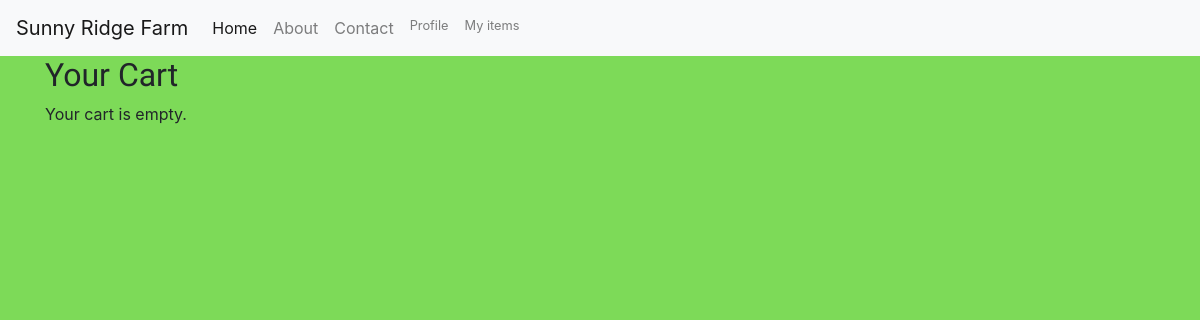
The page /cart/ (signed in) on the database as committed earlier.
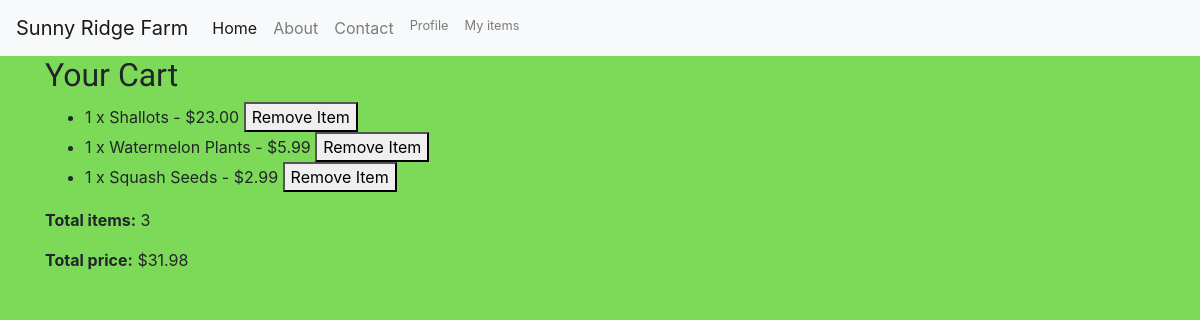
The same page on the database as committed later.
### myapp/models.py (models this page shows, shortened)
class CartItem(models.Model):
	cart = models.ForeignKey(Cart, on_delete=models.CASCADE, related_name='items')
	item = models.ForeignKey(Add_Item, on_delete=models.CASCADE)
	quantity = models.PositiveIntegerField(default=1)
	class Meta:
		unique_together = ('cart', 'item')

class Add_Item(models.Model):
	seasons = [
		("spring", "Spring"),
		("summer", "Summer"),
		("fall", "Fall"),
		("winter", "Winter")
	]
	author = models.ForeignKey(settings.AUTH_USER_MODEL, on_delete=models.CASCADE)
	listing_name = models.CharField(max_length=200)
	listing_description = models.TextField()
	created_on = models.DateTimeField(default=timezone.now)
	price = models.DecimalField(max_digits=10, decimal_places=2)
	season = models.CharField(max_length=10, choices=seasons, default='summer')

class Cart(models.Model):
	user = models.OneToOneField(settings.AUTH_USER_MODEL, on_delete=models.CASCADE, related_name='cart')
	created_on = models.DateTimeField(auto_now_add=True)
	def total_items(self) -> int:
		return sum(item.quantity for item in self.items.all())
	def total_price(self) -> float:
		return sum(item.quantity * item.item.price for item in self.items.all())

### myapp/views.py (the view)
# urls.py: path('cart/', views.cart_details, name='cart_details'),
@login_required
def cart_details(request) -> render:
	cart, _ = Cart.objects.get_or_create(user=request.user)
	return render(request, 'cart_details.html', {'cart': cart})

### myapp/templates/cart_details.html (shortened to what this page needs)
{% extends "base.html" %} {% block title %} Contact information {% endblock %}
{% block content %}
<h2>Your Cart</h2>
{% if cart.items.all %}
  <ul>
    {% for cart_item in cart.items.all %}
      <li>
	{{ cart_item.quantity }} x {{ cart_item.item.listing_name }} - ${{ cart_item.item.price }}
      <form method="post" action="{% url 'remove_from_cart' cart_item.item.id %}" style="display:inline;">
       <button type="submit">Remove Item</button>
      </form>
      </li>
    {% endfor %}
  </ul>
  <p><strong>Total items:</strong> {{ cart.total_items }}</p>
  <p><strong>Total price:</strong> ${{ cart.total_price }}</p>
{% else %}
  <p>Your cart is empty.</p>
{% endif %}
{% endblock %}

Rows that differ between the two databases and show on the page:
added CartItem: quantity "1", item.listing_name "Shallots", item.price "23.00"
added CartItem: quantity "1", item.listing_name "Watermelon Plants", item.price "5.99"
added CartItem: quantity "1", item.listing_name "Squash Seeds", item.price "2.99"
added Cart: total_items "3", total_price "31.98"
Other text that changed with them:
text no longer shown: "Your cart is empty."
text now shown: "Total items: Total price: $"
